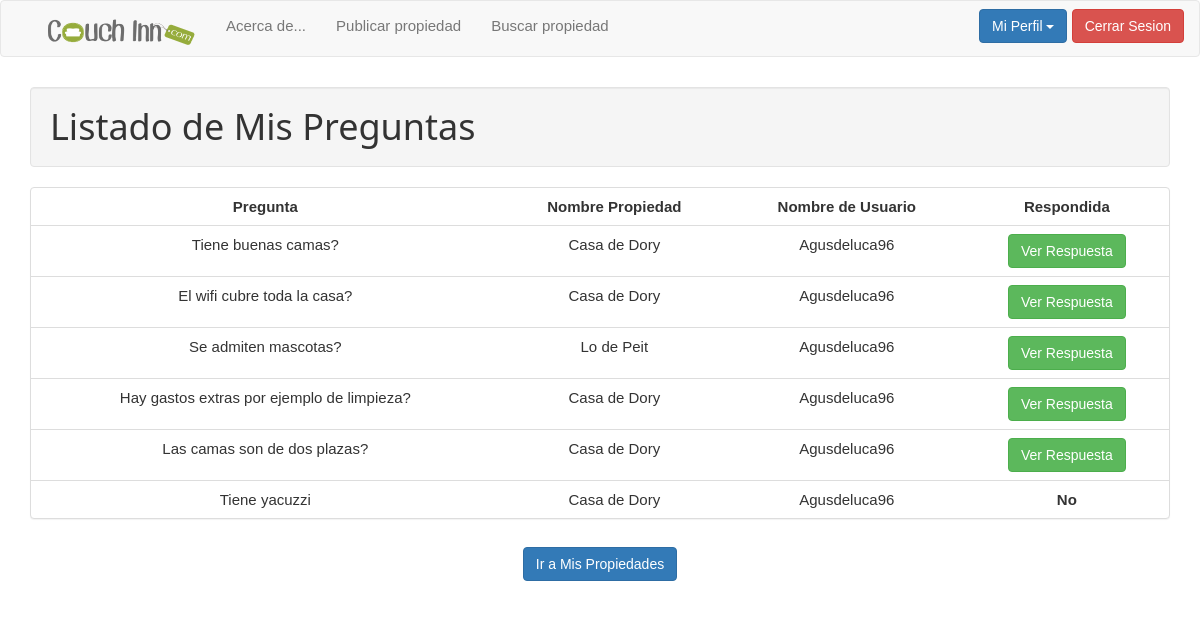
/user_questions_list.php (signed in), run on the app's committed database.
### tables this page shows
CREATE TABLE `pregunta` (
  `id_pregunta` int(11) NOT NULL,
  `descripcion` varchar(500) NOT NULL,
  `respuesta` varchar(500) DEFAULT NULL,
  `id_usuario` int(11) NOT NULL,
  `id_propiedad` int(11) NOT NULL
);

CREATE TABLE `propiedad` (
  `id_propiedad` int(11) NOT NULL,
  `nombre` varchar(100) NOT NULL,
  `capacidad` int(11) NOT NULL,
  `numero_habitaciones` int(11) NOT NULL,
  `numero_banos` int(11) NOT NULL,
  `cochera` int(1) NOT NULL,
  `wifi` int(1) NOT NULL,
  `precio` double NOT NULL,
  `descripcion` varchar(1000) NOT NULL,
  `id_tipo_propiedad` int(11) NOT NULL,
  `id_ubicacion` int(11) NOT NULL,
  `id_usuario` int(11) NOT NULL
);

CREATE TABLE `usuario` (
  `id_usuario` int(11) NOT NULL,
  `nombre_usuario` varchar(24) NOT NULL,
  `contrasena` varchar(16) NOT NULL,
  `nombre` varchar(100) NOT NULL,
  `apellido` varchar(100) NOT NULL,
  `rol` int(1) NOT NULL DEFAULT '1',
  `dni` int(8) NOT NULL,
  `id_ubicacion` int(11) NOT NULL,
  `email` varchar(100) NOT NULL,
  `telefono` varchar(100) NOT NULL,
  `fecha_registro` date NOT NULL
);

### web/user_questions_list.php (the view, shortened to what this page needs)
<!DOCTYPE html>
<html lang="en">
  	<head>
	    <link href="css/bootstrap.min.css" rel="stylesheet" media="screen">
	    <link rel="stylesheet" href="css/w3.css">
  	</head>
  	<body>
		<?php
			if (isset ($_SESSION['rol'])){
				if (($_SESSION['rol'] == 1) || ($_SESSION['rol'] == 2)){
					include 'user_taskbar.php';
				}
				else{
					header("Location: index.php");
				}
			}
			else{
				header("Location: index.php");
			}
		?>
		<div class="container">
	    	<h1 class="well">Listado de Mis Preguntas</h1>
				<form name="form1" method="post" action="property_questions_list_check.php">
					<div class="panel panel-default">
						<table class="table">
						    <tr>
								<td align="center"><strong>Pregunta</strong></td>
								<td align="center"><strong>Nombre Propiedad</strong></td>
								<td align="center"><strong>Nombre de Usuario</strong></td>
								<td align="center"><strong>Respondida</strong></td>
							</tr>
							<?php
							$id_usuario = $_SESSION['id_usuario'];
							$preguntas = mysql_query("SELECT * FROM pregunta WHERE id_usuario = $id_usuario");
							while ($tabla = mysql_fetch_array($preguntas)){
								$result2 = mysql_query("SELECT * FROM propiedad WHERE id_propiedad = '$tabla[id_propiedad]'");
								$nombre_propiedad = mysql_fetch_array($result2);
								$result3 = mysql_query("SELECT * FROM usuario WHERE id_usuario = '$nombre_propiedad[id_usuario]'");
								$nombre_usuario = mysql_fetch_array($result3);
								$var2 = $tabla["id_pregunta"];
							?>
							<tr>
								<td align="center"> <?php echo $tabla["descripcion"];?></td>
								<td align="center"> <?php echo $nombre_propiedad["nombre"];?></td>
								<td align="center"> <?php echo $nombre_usuario["nombre_usuario"];?></td>
								<?php
								if (($tabla['respuesta']) != (NULL)) { ?>
 									<td align="center"> <button type="submit" class="btn btn-success btn-group-xs" name="ver_respuesta" id="ver_respuesta" value="<?php echo htmlspecialchars($var2);?>" class="btn btn-danger btn-group-xs">Ver Respuesta</button>
									</td>
 								<?php
 								}
								else{ echo '<td><b><center>No</b></td>';
								}
								?>
								</tr>
							<?php
							}
							?>
						</table>
					</div>
				</form>
			<div align="center">
				<a href="user_property_list.php"><button type="button" class="btn btn-primary navbar-btn">Ir a Mis Propiedades</button></a>
			</div>
		</div>
  	</body>
</html>

### web/css/w3.css (style rules this page uses)
* { -webkit-box-sizing:border-box;-moz-box-sizing:border-box;box-sizing:border-box }
html { -ms-text-size-adjust:100%;-webkit-text-size-adjust:100% }
body { margin:0 }
a { background-color:transparent }
button,input,select,textarea { font:inherit;margin:0 }
button { overflow:visible }
button,select { text-transform:none }
button,html input[type=button],input[type=reset],input[type=submit] { -webkit-appearance:button;cursor:pointer }
html,body { font-family:Verdana,sans-serif;font-size:15px;line-height:1.5 }
html { overflow-x:hidden }
h1,h2,h3,h4,h5,h6,.w3-slim,.w3-wide { font-family:"Segoe UI",Arial,sans-serif }
h1 { font-size:36px }
h1,h2,h3,h4,h5,h6 { font-weight:400;margin:10px 0 }
a { color:inherit }
table { border-collapse:collapse;border-spacing:0;width:100%;display:table }
table,th,td { border:none }

### data on the page
pregunta: descripcion "Tiene buenas camas?", id_propiedad.nombre "Casa de Dory", usuario.nombre_usuario "Agusdeluca96", $var2 1 (drawn)
pregunta: descripcion "El wifi cubre toda la casa?", id_propiedad.nombre "Casa de Dory", usuario.nombre_usuario "Agusdeluca96", $var2 2 (drawn)
pregunta: descripcion "Se admiten mascotas?", id_propiedad.nombre "Lo de Peit", usuario.nombre_usuario "Agusdeluca96", $var2 3 (drawn)
pregunta: descripcion "Hay gastos extras por ejemplo de limpieza?", id_propiedad.nombre "Casa de Dory", usuario.nombre_usuario "Agusdeluca96", $var2 4 (drawn)
pregunta: descripcion "Las camas son de dos plazas?", id_propiedad.nombre "Casa de Dory", usuario.nombre_usuario "Agusdeluca96", $var2 5 (drawn)
pregunta: descripcion "Tiene yacuzzi", id_propiedad.nombre "Casa de Dory", usuario.nombre_usuario "Agusdeluca96", shows "No"
